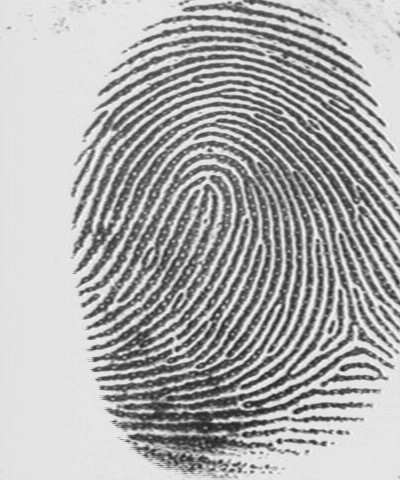
#> input picture Lab08/Fingerprint.tif, 400 x 480 px
$ python lab08_E.py
#> lines starting #> are read from the running program, lines starting #| are printed output that depends on the picture; after the words box and inside, x2 and y2 are one past the last pixel; in counts of white or black regions, pixels touching at a corner belong together
import cv2
from skimage import io
from skimage import filters
from skimage import morphology
from skimage.filters import threshold_local
import numpy as np
import matplotlib.pyplot as plt
import fingerprint_enhancer
from skimage.morphology import disk, square, rectangle, diamond, skeletonize, thin

def main():
    finger = io.imread('Fingerprint.tif')
#> finger is the input picture: shape (480, 400); min 27, max 251, mean 173.6
    img = finger.copy()
    finger = cv2.GaussianBlur(finger, (3,3), 0)
    T = threshold_local(finger, 85, offset =10, method = 'gaussian', mode = 'constant')
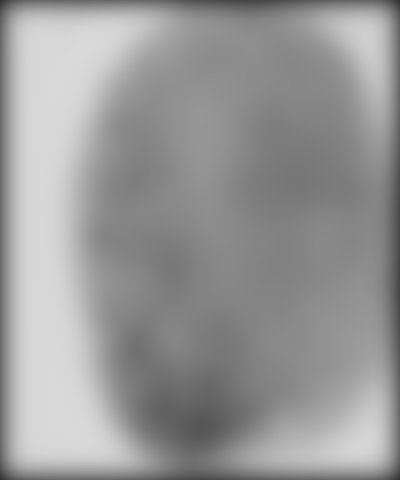
#> T: shape (480, 400) float64; min 49.37, max 217.5, mean 152.9
    finger = (finger<T)*255
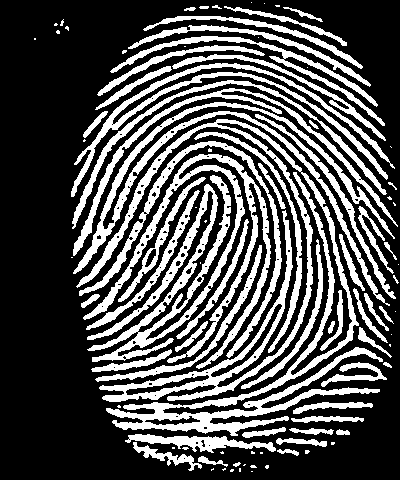
#> finger: shape (480, 400) int64; 31.5% white; 96 white regions (41 under 20 px), largest, box (x1, y1, x2, y2) and area: (76, 119, 383, 436) 13466, (83, 154, 271, 369) 9656, (73, 102, 395, 306) 4724

    finger = fingerprint_enhancer.enhance_Fingerprint(img)
    finger = morphology.binary_erosion(finger, disk(1))
    finger = morphology.binary_dilation(finger, disk(1))
    finger = morphology.remove_small_holes(finger, 70, connectivity=1)
    finger = morphology.remove_small_objects(finger, 20, connectivity=2)
    finger = morphology.thin(finger)
    finger = finger+0
    ROI_finger = cv2.ellipse(np.zeros((480,400)), (227,232), (195,152), 90, 0, 360, (255,255,255), -1)

    plt.imsave('intermidiate.jpg',img, cmap='gray')
    img = io.imread('intermidiate.jpg')

    for i in range(1, finger.shape[0]-1):
        for j in range(1, finger.shape[1]-1):
            CN =0.5*(np.abs(finger[i-1,j-1]-finger[i,j-1])+np.abs(finger[i,j-1]-finger[i+1,j-1])+np.abs(finger[i+1,j-1]-finger[i+1,j])+np.abs(finger[i+1,j]-finger[i+1,j+1])
                +np.abs(finger[i+1,j+1]-finger[i,j+1])+np.abs(finger[i,j+1]-finger[i-1,j+1])+np.abs(finger[i-1,j+1]-finger[i-1,j])+np.abs(finger[i-1,j]-finger[i-1,j-1]))
            if CN==1 and finger[i,j]==1 and ROI_finger[i,j]==255:
                cv2.circle(img, (j, i), 10, (0,255,0), 1)
            if CN==3 and finger[i,j]==1 and ROI_finger[i,j]==255:
                cv2.circle(img, (j, i), 10, (255,0,0), 1)

    plt.imsave('resultE.jpg', img)

if __name__ == "__main__":
    main()
#> (the call stopped at in main, `finger = fingerprint_enhancer.enhance_Fingerprint(img)`: fingerprint_enhancer is not available in this run)
